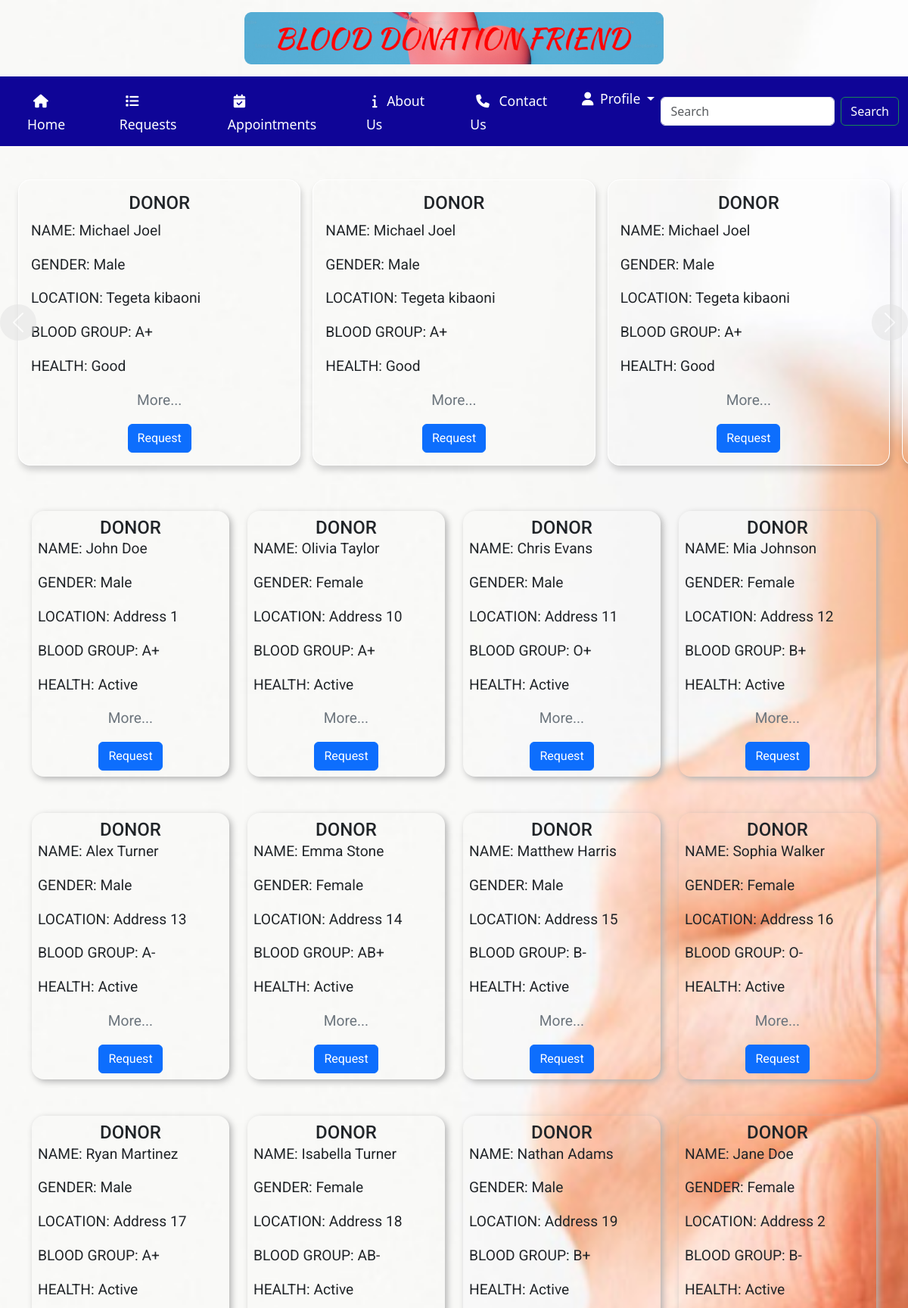
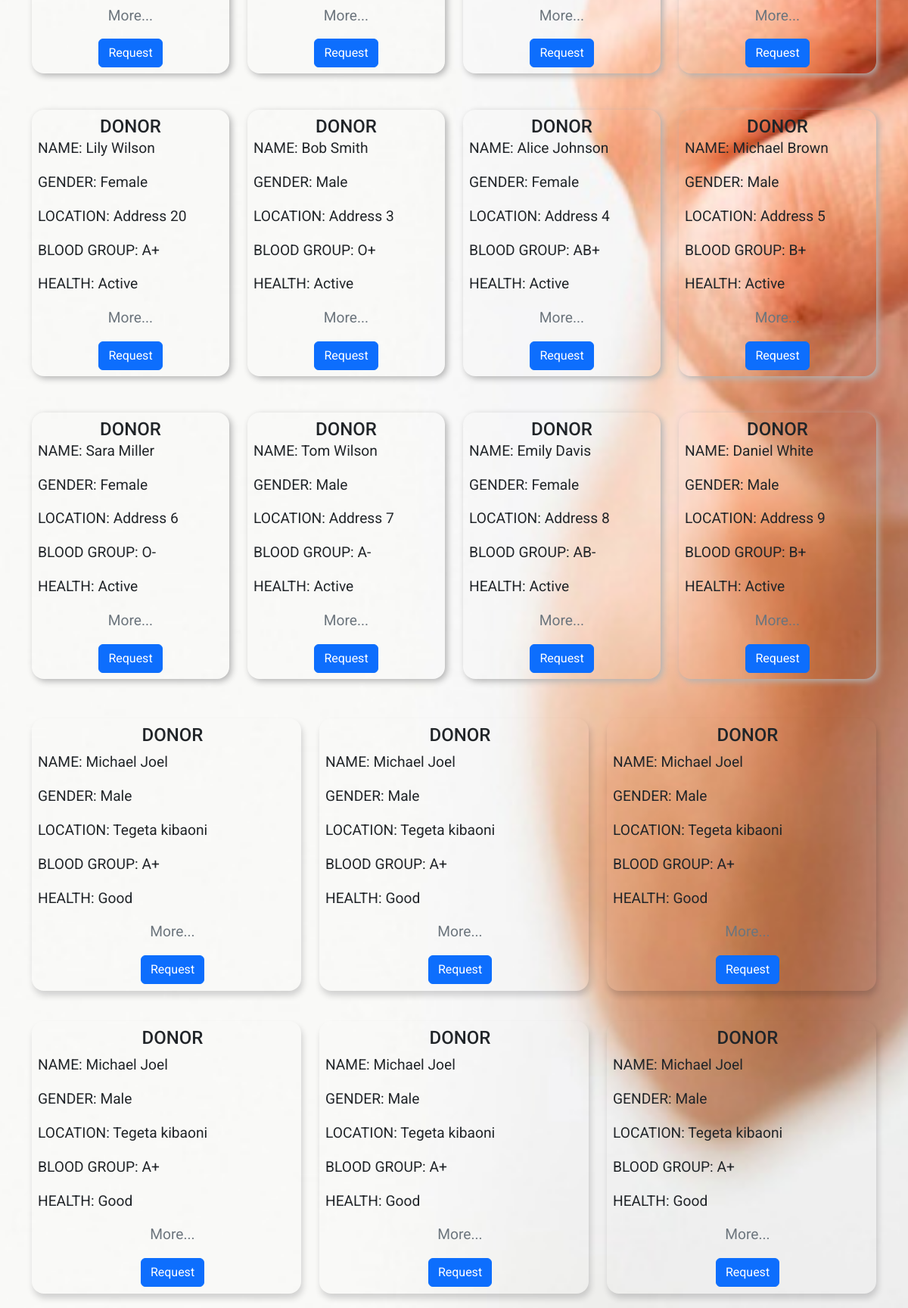
Page /request-donor.php on the committed database (2 pictures, top to bottom).
### tables this page shows
CREATE TABLE `blood_donor_users` (
  `donor_id` int(11) NOT NULL,
  `username` varchar(150) NOT NULL,
  `full_name` varchar(100) NOT NULL,
  `gender` enum('Male','Female') NOT NULL,
  `blood_type` varchar(5) NOT NULL,
  `address` text DEFAULT NULL,
  `phone_number` varchar(15) DEFAULT NULL,
  `birthdate` date DEFAULT NULL,
  `email` varchar(150) NOT NULL,
  `password` varchar(255) NOT NULL,
  `status` enum('Active','Inactive') NOT NULL DEFAULT 'Active',
  `register_date` timestamp NOT NULL DEFAULT current_timestamp()
);

### classes/DBManager.php (called while the page is built, shortened)
<?php
class DBManager
{
    private string $host = 'localhost';
    private string $user = 'jerry';
    private string $password = 'jerry';
    private string $database = "blood-donation";
    public function __construct()
    {
        $this->con = mysqli_connect($this->host, $this->user, $this->password, $this->database);
    }
}

### classes/HospitalOfficer.php (called while the page is built, shortened)
<?php
class HospitalOfficer
{
    protected ?DBManager $db = null;
    public function __construct()
    {
        $db = new DBManager();
        $this->db = $db;
    }
   public function viewDonors($table = 'blood_donor_users'): array
    {
        $result = $this->db->con->prepare("SELECT * FROM $table");
        $result->execute();
        $stmt = $result->get_result();
        $resultArray = array();
        while ($item = $stmt->fetch_assoc()){
            $resultArray[] = $item;
        }
        return $resultArray;
    }
}

### request-donor.php (the view, shortened to what this page needs)
<?php
require_once"classes/HospitalOfficer.php";
require_once"classes/DBManager.php";
$officer = new HospitalOfficer();
?>
<!doctype html>
<html lang="en">
  <head>
    <link rel="stylesheet" href="https://cdn.jsdelivr.net/npm/bootstrap@5.3.2/dist/css/bootstrap.min.css">
    <link rel="stylesheet" href="https://cdnjs.cloudflare.com/ajax/libs/font-awesome/6.5.1/css/all.min.css" />
    <link rel="stylesheet" href="custom/style.css">
  </head>
  <body>
      <div class="text-center p-3 container-md ">
        <img src="img/logo1.png" class="h-25 w-50 rounded" alt="...">
      </div>
      <nav class="navbar navbar-expand-lg bg-primary">
        <div class="container-fluid">
          <div class="collapse navbar-collapse" id="navbarSupportedContent">
            <ul class="navbar-nav me-auto mb-2 mb-lg-0">
              <li class="nav-item">
                <a class="nav-link active ps-4 pe-4 text-white" aria-current="page" href="#"><i class="fa-solid fa-house p-2"></i>Home</a>
              </li>
              <li class="nav-item">
                <a class="nav-link  ps-4 pe-4 text-white" href="#"><i class="fa-solid fa-list p-2"></i>Requests</a>
              </li>
              <li class="nav-item">
                <a class="nav-link  ps-4 pe-4 text-white" href="#" role="button" data-bs-toggle="dropdown" aria-expanded="false">
                <i class="fa-solid fa-calendar-check p-2"></i>  Appointments
                </a>
              </li>
              <li class="nav-item">
                <a class="nav-link  ps-4 pe-4 text-white" href="#" role="button" data-bs-toggle="dropdown" aria-expanded="false">
                <i class="fa-solid fa-info p-2"></i>  About Us
                </a>
              </li>
              <li class="nav-item">
                <a class="nav-link  ps-4 pe-4 text-white" href="#" role="button" data-bs-toggle="dropdown" aria-expanded="false">
                <i class="fa-solid fa-phone p-2"></i>  Contact Us
                </a>
              </li>
              <li class="nav-item dropdown">
                <a class="nav-link dropdown-toggle text-white" href="#" id="navbarDropdown" role="button"
                data-mdb-toggle="dropdown" aria-expanded="false"> <i class="fas fa-user mx-1"></i> Profile </a>
            </li>
            </ul>
            <form class="d-flex" role="search">
              <input class="form-control me-2" type="search" placeholder="Search" aria-label="Search">
              <button class="btn btn-outline-success text-white" type="submit">Search</button>
            </form>
          </div>
        </div>
      </nav>
        <div id="carouselExample" class="carousel">
          <div class="carousel-inner">
            <div class="carousel-item active p-2">
              <div class="card border-white rounded-4 trasparent">
                <div class="card-body">
                  <h5 class="card-title text-center">DONOR</h5>
                  <p class="card-text"><Span>NAME: </Span>Michael Joel</p>
                  <p class="card-text"><Span>GENDER: </Span>Male</p>
                  <p class="card-text"><Span>LOCATION: </Span>Tegeta kibaoni</p>
                  <p class="card-text"><Span>BLOOD GROUP: </Span>A+</p>
                  <p class="card-text"><Span>HEALTH: </Span>Good</p>
                  <p class="card-text text-center"><a href="#" class="link-secondary">More...</a></p>
                  <p class="card-text text-center"><a href="#" class="btn btn-primary">Request</a></p>
                </div>
              </div>
            </div>
            <div class="carousel-item p-2">
              <div class="card border-white rounded-4 trasparent">
                <div class="card-body">
                  <h5 class="card-title text-center">DONOR</h5>
                  <p class="card-text"><Span>NAME: </Span>Michael Joel</p>
                  <p class="card-text"><Span>GENDER: </Span>Male</p>
                  <p class="card-text"><Span>LOCATION: </Span>Tegeta kibaoni</p>
                  <p class="card-text"><Span>BLOOD GROUP: </Span>A+</p>
                  <p class="card-text"><Span>HEALTH: </Span>Good</p>
                  <p class="card-text text-center"><a href="#" class="link-secondary">More...</a></p>
                  <p class="card-text text-center"><a href="#" class="btn btn-primary">Request</a></p>
                </div>
              </div>
            </div>
            <div class="carousel-item p-2">
              <div class="card border-white rounded-4 trasparent">
                <div class="card-body">
                  <h5 class="card-title text-center">DONOR</h5>
                  <p class="card-text"><Span>NAME: </Span>Michael Joel</p>
                  <p class="card-text"><Span>GENDER: </Span>Male</p>
                  <p class="card-text"><Span>LOCATION: </Span>Tegeta kibaoni</p>
                  <p class="card-text"><Span>BLOOD GROUP: </Span>A+</p>
                  <p class="card-text"><Span>HEALTH: </Span>Good</p>
                  <p class="card-text text-center"><a href="#" class="link-secondary">More...</a></p>
                  <p class="card-text text-center"><a href="#" class="btn btn-primary">Request</a></p>
                </div>
              </div>
            </div>
            <div class="carousel-item p-2">
              <div class="card border-white rounded-4 trasparent">
                <div class="card-body">
                </div>
              </div>
            </div>
          </div>
          <button class="carousel-control-prev" type="button" data-bs-target="#carouselExample" data-bs-slide="prev">
            <span class="carousel-control-prev-icon" aria-hidden="true"></span>
          </button>
          <button class="carousel-control-next" type="button" data-bs-target="#carouselExample" data-bs-slide="next">
            <span class="carousel-control-next-icon" aria-hidden="true"></span>
          </button>
        </div>
        <div class="container">
          <div class="row">
            <?php
            foreach($officer->viewDonors() as $donor):
            ?>
            <article class="col-md-4 col-lg-3">
              <div class="card-content rounded-4">
                <h5 class="card-title text-center">DONOR</h5>
                  <p class="card-text"><Span>NAME: </Span><?php echo $donor['full_name'];?></p>
                  <p class="card-text"><Span>GENDER: </Span><?php echo $donor['gender'];?></p>
                  <p class="card-text"><Span>LOCATION: </Span><?php echo $donor['address'];?></p>
                  <p class="card-text"><Span>BLOOD GROUP: </Span><?php echo $donor['blood_type'];?></p>
                  <p class="card-text"><Span>HEALTH: </Span><?php echo $donor['status'];?></p>
                  <p class="card-text text-center"><a href="#" class="link-secondary">More...</a></p>
                  <p class="card-text text-center"><a href="#" class="btn btn-primary">Request</a></p>
              </div>
            </article>
            <?php
            endforeach;
            ?>
          </div>
        </div>
<div class="container">
  <div class="row text-center">
    <div class="col-md-4 card-container">
      <div class="card card-flip p-2 rounded-4 trasparent">
        <div class="front card-block">
          <h5 class="card-title text-center">DONOR</h5>
                  <p class="card-text text-start"><Span>NAME: </Span>Michael Joel</p>
                  <p class="card-text text-start"><Span>GENDER: </Span>Male</p>
                  <p class="card-text text-start"><Span>LOCATION: </Span>Tegeta kibaoni</p>
                  <p class="card-text text-start"><Span>BLOOD GROUP: </Span>A+</p>
                  <p class="card-text text-start"><Span>HEALTH: </Span>Good</p>
                  <p class="card-text text-start text-center"><a href="#" class="link-secondary">More...</a></p>
                  <p class="card-text text-start text-center"><a href="#" class="btn btn-primary">Request</a></p>
        </div>
        <div class="back card-block">
          <img src="img/status.png" height="300px" alt="image">
          <a href="#" class="btn btn-outline-primary">Read More</a>
        </div>
      </div>
    </div>
    <div class="col-md-4 card-container">
      <div class="card card-flip p-2 rounded-4 trasparent">
        <div class="front card-block">
          <h5 class="card-title text-center">DONOR</h5>
                  <p class="card-text text-start"><Span>NAME: </Span>Michael Joel</p>
                  <p class="card-text text-start"><Span>GENDER: </Span>Male</p>
                  <p class="card-text text-start"><Span>LOCATION: </Span>Tegeta kibaoni</p>
                  <p class="card-text text-start"><Span>BLOOD GROUP: </Span>A+</p>
                  <p class="card-text text-start"><Span>HEALTH: </Span>Good</p>
                  <p class="card-text text-start text-center"><a href="#" class="link-secondary">More...</a></p>
                  <p class="card-text text-start text-center"><a href="#" class="btn btn-primary">Request</a></p>
        </div>
        <div class="back card-block">
          <img src="img/status.png" height="300px" alt="image">
          <a href="#" class="btn btn-outline-primary">Read More</a>
        </div>
      </div>
    </div>
    <div class="col-md-4 card-container">
      <div class="card card-flip p-2 rounded-4 trasparent">
        <div class="front card-block">
          <h5 class="card-title text-center">DONOR</h5>
                  <p class="card-text text-start"><Span>NAME: </Span>Michael Joel</p>
                  <p class="card-text text-start"><Span>GENDER: </Span>Male</p>
                  <p class="card-text text-start"><Span>LOCATION: </Span>Tegeta kibaoni</p>
                  <p class="card-text text-start"><Span>BLOOD GROUP: </Span>A+</p>
                  <p class="card-text text-start"><Span>HEALTH: </Span>Good</p>
                  <p class="card-text text-start text-center"><a href="#" class="link-secondary">More...</a></p>
                  <p class="card-text text-start text-center"><a href="#" class="btn btn-primary">Request</a></p>
        </div>
        <div class="back card-block">
          <img src="img/status.png" height="300px" alt="image">
          <a href="#" class="btn btn-outline-primary">Read More</a>
        </div>
      </div>
    </div>
    <div class="col-md-4 card-container">
      <div class="card card-flip p-2 rounded-4 trasparent">
        <div class="front card-block">
          <h5 class="card-title text-center">DONOR</h5>
                  <p class="card-text text-start"><Span>NAME: </Span>Michael Joel</p>
                  <p class="card-text text-start"><Span>GENDER: </Span>Male</p>
                  <p class="card-text text-start"><Span>LOCATION: </Span>Tegeta kibaoni</p>
                  <p class="card-text text-start"><Span>BLOOD GROUP: </Span>A+</p>
                  <p class="card-text text-start"><Span>HEALTH: </Span>Good</p>
                  <p class="card-text text-start text-center"><a href="#" class="link-secondary">More...</a></p>
                  <p class="card-text text-start text-center"><a href="#" class="btn btn-primary">Request</a></p>
        </div>
        <div class="back card-block">
          <img src="img/status.png" height="300px" alt="image">
          <a href="#" class="btn btn-outline-primary">Read More</a>
        </div>
      </div>
    </div>
    <div class="col-md-4 card-container">
      <div class="card card-flip p-2 rounded-4 trasparent">
        <div class="front card-block">
          <h5 class="card-title text-center">DONOR</h5>
                  <p class="card-text text-start"><Span>NAME: </Span>Michael Joel</p>
                  <p class="card-text text-start"><Span>GENDER: </Span>Male</p>
                  <p class="card-text text-start"><Span>LOCATION: </Span>Tegeta kibaoni</p>
                  <p class="card-text text-start"><Span>BLOOD GROUP: </Span>A+</p>
                  <p class="card-text text-start"><Span>HEALTH: </Span>Good</p>
                  <p class="card-text text-start text-center"><a href="#" class="link-secondary">More...</a></p>
                  <p class="card-text text-start text-center"><a href="#" class="btn btn-primary">Request</a></p>
        </div>
        <div class="back card-block">
          <img src="img/status.png" height="300px" alt="image">
          <a href="#" class="btn btn-outline-primary">Read More</a>
        </div>
      </div>
    </div>
    <div class="col-md-4 card-container">
      <div class="card card-flip p-2 rounded-4 trasparent">
        <div class="front card-block">
          <h5 class="card-title text-center">DONOR</h5>
                  <p class="card-text text-start"><Span>NAME: </Span>Michael Joel</p>
                  <p class="card-text text-start"><Span>GENDER: </Span>Male</p>
                  <p class="card-text text-start"><Span>LOCATION: </Span>Tegeta kibaoni</p>
                  <p class="card-text text-start"><Span>BLOOD GROUP: </Span>A+</p>
                  <p class="card-text text-start"><Span>HEALTH: </Span>Good</p>
                  <p class="card-text text-start text-center"><a href="#" class="link-secondary">More...</a></p>
                  <p class="card-text text-start text-center"><a href="#" class="btn btn-primary">Request</a></p>
        </div>
        <div class="back card-block">
          <img src="img/status.png" height="300px" alt="image">
          <a href="#" class="btn btn-outline-primary">Read More</a>
        </div>
      </div>
    </div>
  </div>
</div>
  </body>
</html>

### rows in the picture
blood_donor_users: full_name "John Doe", gender "Male", address "Address 1", blood_type "A+", status "Active"
blood_donor_users: full_name "Olivia Taylor", gender "Female", address "Address 10", blood_type "A+", status "Active"
blood_donor_users: full_name "Chris Evans", gender "Male", address "Address 11", blood_type "O+", status "Active"
blood_donor_users: full_name "Mia Johnson", gender "Female", address "Address 12", blood_type "B+", status "Active"
blood_donor_users: full_name "Alex Turner", gender "Male", address "Address 13", blood_type "A-", status "Active"
blood_donor_users: full_name "Emma Stone", gender "Female", address "Address 14", blood_type "AB+", status "Active"
blood_donor_users: full_name "Matthew Harris", gender "Male", address "Address 15", blood_type "B-", status "Active"
blood_donor_users: full_name "Sophia Walker", gender "Female", address "Address 16", blood_type "O-", status "Active"
blood_donor_users: full_name "Ryan Martinez", gender "Male", address "Address 17", blood_type "A+", status "Active"
blood_donor_users: full_name "Isabella Turner", gender "Female", address "Address 18", blood_type "AB-", status "Active"
blood_donor_users: full_name "Nathan Adams", gender "Male", address "Address 19", blood_type "B+", status "Active"
blood_donor_users: full_name "Jane Doe", gender "Female", address "Address 2", blood_type "B-", status "Active"
blood_donor_users: full_name "Lily Wilson", gender "Female", address "Address 20", blood_type "A+", status "Active"
blood_donor_users: full_name "Bob Smith", gender "Male", address "Address 3", blood_type "O+", status "Active"
blood_donor_users: full_name "Alice Johnson", gender "Female", address "Address 4", blood_type "AB+", status "Active"
blood_donor_users: full_name "Michael Brown", gender "Male", address "Address 5", blood_type "B+", status "Active"
blood_donor_users: full_name "Sara Miller", gender "Female", address "Address 6", blood_type "O-", status "Active"
blood_donor_users: full_name "Tom Wilson", gender "Male", address "Address 7", blood_type "A-", status "Active"
blood_donor_users: full_name "Emily Davis", gender "Female", address "Address 8", blood_type "AB-", status "Active"
blood_donor_users: full_name "Daniel White", gender "Male", address "Address 9", blood_type "B+", status "Active"
